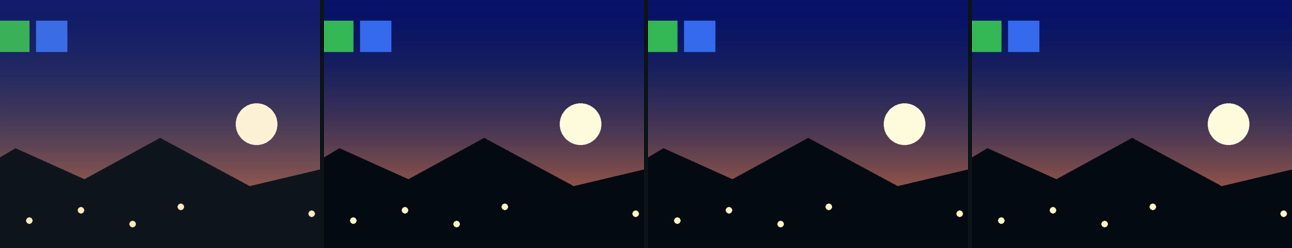
#> input picture assets/previews/effects/hyperframes/contrast.jpg, 1292 x 248 px
$ python -i image.py   (imports and definitions only)
#> lines starting #> are read from the running program, lines starting #| are printed output that depends on the picture; after the words box and inside, x2 and y2 are one past the last pixel; in counts of white or black regions, pixels touching at a corner belong together
"""Still images (thumbnails, posters, banners, ad frames, screenshots): tone, colour, detail, empty space, text-like
regions, faces, where the eye is pulled (spectral-residual saliency) and how that sits on the thirds, symmetry.

Measurements on pixels only (numpy/OpenCV, no model). Text-like regions are an MSER heuristic, not OCR; faces are
OpenCV's frontal Haar cascade. The caller looks at crops (evidence) before calling anything good.
"""
import math
from pathlib import Path
import numpy as np
from PIL import Image
from . import feature, register

ANALYSIS = 768  # long side used for measuring


def _rgb(im):
    """RGB pixels of any mode, and the share that was transparent. Transparency is laid over mid-grey (its hidden colour
    is not what a viewer sees); 16/32-bit greyscale is scaled to 8 bits instead of clipped."""
    alpha = None
    if im.mode in ("I;16", "I;16B", "I;16L", "I", "F"):
        a = np.asarray(im, dtype=np.float64)
        top = float(np.nanmax(a)) if a.size else 0.0
        scale = 257.0 if im.mode.startswith("I;16") or top > 255 else (1 / 255 if im.mode == "F" and top <= 1 else 1.0)
        im = Image.fromarray(np.clip(a / scale, 0, 255).astype(np.uint8)).convert("RGB")
    elif im.mode in ("RGBA", "LA", "PA") or (im.mode == "P" and "transparency" in im.info):
        im = im.convert("RGBA")
        alpha = np.asarray(im.getchannel("A"), dtype=np.float32) / 255
        grey = Image.new("RGBA", im.size, (128, 128, 128, 255))
        im = Image.alpha_composite(grey, im).convert("RGB")
    else:
        im = im.convert("RGB")
    return im, (float((alpha < .5).mean()) if alpha is not None else None)


def load(path, box=None):
    with Image.open(path) as im:
        im, _ = _rgb(im)
        if box:
            x, y, w, h = box
            W, H = im.size
            im = im.crop((int(x * W), int(y * H), max(int(x * W) + 1, int((x + w) * W)), max(int(y * H) + 1, int((y + h) * H))))
        size = im.size
        scale = ANALYSIS / max(size)
        if scale < 1:
            im = im.resize((max(1, round(size[0] * scale)), max(1, round(size[1] * scale))), Image.BILINEAR)
        return np.asarray(im, dtype=np.uint8), size


# [22 lines left out: functions _saliency, _attention, not called in this run]


def _text_like(gray):
    """Share of the frame covered by MSER regions shaped like glyphs, and how many there are (a heuristic)."""
    import cv2
    H, W = gray.shape
    if min(H, W) < 8:  # too small to hold a glyph (OpenCV's MSER also refuses 1-pixel strips)
        return None, None
    regions, boxes = cv2.MSER_create(delta=5, min_area=12, max_area=int(.02 * H * W)).detectRegions(gray)
    mask = np.zeros_like(gray, dtype=np.uint8)
    n = 0
    for x, y, w, h in boxes:
        if 6 <= h <= .25 * H and .1 <= w / max(1, h) <= 6:
            mask[y:y + h, x:x + w] = 1
            n += 1
    return float(mask.mean()), n


# [21 lines left out: functions _faces, _palette, not called in this run]


def _measure(rgb, size, full=True):
    import cv2
    gray = cv2.cvtColor(rgb, cv2.COLOR_RGB2GRAY)
    lum = gray.astype(np.float32) / 255
    hsv = cv2.cvtColor(rgb, cv2.COLOR_RGB2HSV)
    r, g, b = (rgb[..., i].astype(np.float32) for i in range(3))
    rg, yb = r - g, .5 * (r + g) - b
    colorful = math.hypot(rg.std(), yb.std()) + .3 * math.hypot(rg.mean(), yb.mean())
    edges = cv2.Canny(gray, 80, 200) > 0
    rows, cols = gray.shape[0] // 16, gray.shape[1] // 16
    empty = float((gray[:rows * 16, :cols * 16].reshape(rows, 16, cols, 16).std(axis=(1, 3)) < 6).mean()) if rows and cols else None
    text_share, text_n = _text_like(gray)
    f = {"luminance_mean": feature(float(lum.mean()), "0..1"), "contrast": feature(float(lum.std()), "0..1 (std of luminance)"),
         "saturation_mean": feature(float(hsv[..., 1].mean() / 255), "0..1"), "colorfulness": feature(colorful, "Hasler-Süsstrunk M"),
         "edge_density": feature(float(edges.mean()), "share of edge pixels"),
         "empty_space_share": feature(empty, "share of flat 16 px blocks"),
         "text_like_share": feature(text_share, "share (MSER heuristic, not OCR)"), "text_like_regions": feature(text_n, "regions")}
    if not full:
        return f
    W, H = size
    faces = _faces(gray)
    sal = _attention(gray)
    ys, xs = np.mgrid[0:sal.shape[0], 0:sal.shape[1]]
    # Where the eye goes first: the strongest 5 % of saliency, squared, so faint texture does not drag the focus.
    weight = sal ** 2 * (sal >= np.quantile(sal, .95))
    total = float(weight.sum()) + 1e-9
    cx, cy = float((weight * xs).sum() / total / sal.shape[1]), float((weight * ys).sum() / total / sal.shape[0])
    thirds = min(math.hypot(cx - a, cy - b) for a in (1 / 3, 2 / 3) for b in (1 / 3, 2 / 3))
    left, right = lum[:, :lum.shape[1] // 2], np.fliplr(lum)[:, :lum.shape[1] // 2]
    with np.errstate(invalid="ignore", divide="ignore"):
        corr = np.corrcoef(left.ravel(), right.ravel())[0, 1] if left.size > 1 else np.nan
    sym = float(corr) if np.isfinite(corr) else None  # a flat half has no pattern to mirror
    palette = _palette(rgb)
    f.update(width_px=feature(W, "px"), height_px=feature(H, "px"), aspect=feature(W / H, "width/height"),
             faces=feature(len(faces), "faces (frontal)"),
             face_area_share=feature(sum(w * h for _, _, w, h in faces) / (gray.shape[0] * gray.shape[1]), "share"),
             focus_x=feature(cx, "0..1 (saliency centroid)"), focus_y=feature(cy, "0..1 (saliency centroid)"),
             focus_to_thirds=feature(thirds, "distance to nearest thirds point (frame=1)"),
             focus_to_center=feature(math.hypot(cx - .5, cy - .5), "distance (frame=1)"),
             symmetry_lr=feature(sym, "correlation -1..1"),
             palette_colors_over_5pct=feature(sum(1 for p in palette if p["share"] >= .05), "colours"),
             palette=feature(palette, "dominant colours (k-means)"))
    return f, sal, faces


# [8 lines left out: function _regions, not called in this run]


class ImageSense:
    kind = "image"
    version = "3"
    extensions = (".png", ".jpg", ".jpeg", ".webp", ".bmp", ".gif", ".tif", ".tiff")
    spans = ("box",)

    def measure(self, path, options=None):
        rgb, size = load(path)
#> in load, im is the input picture: PIL image 1292x248 RGB; mean R, G, B 36.2, 37.6, 71.8
#> size = (1292, 248)
        feats, sal, _ = _measure(rgb, size)
#> in _measure, `gray = cv2.cvtColor(rgb, cv2.COLOR_RGB2GRAY)`:
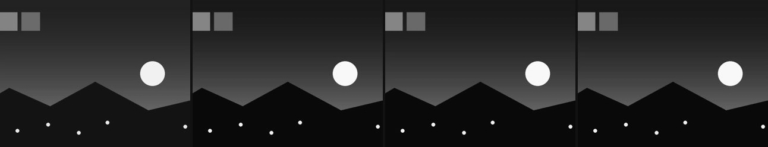
#> gray: shape (147, 768); min 5, max 250, mean 41.1
#> in _measure, `hsv = cv2.cvtColor(rgb, cv2.COLOR_RGB2HSV)`: hsv: shape (147, 768, 3); mean H, S, V 117.5, 164.2, 75.7
#> in _measure, `r, g, b = (rgb[..., i].astype(np.float32) for i in range(3))`:
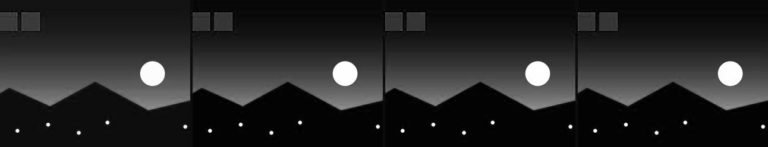
#> r: shape (147, 768) float32; min 0, max 255, mean 36.2
#> in _measure, `r, g, b = (rgb[..., i].astype(np.float32) for i in range(3))`:
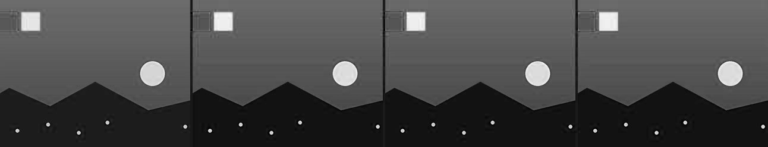
#> b: shape (147, 768) float32; min 4, max 246, mean 71.8
#> in _measure, `rg, yb = r - g, .5 * (r + g) - b`:
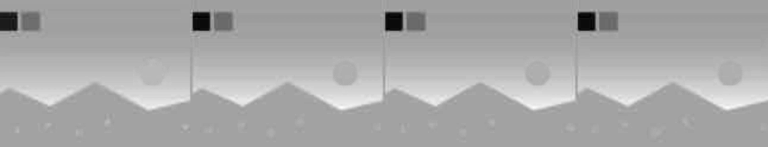
#> rg: shape (147, 768) float32; min -141, max 69, mean -1.5; drawn with min black and max white
#> in _measure, `rg, yb = r - g, .5 * (r + g) - b`:
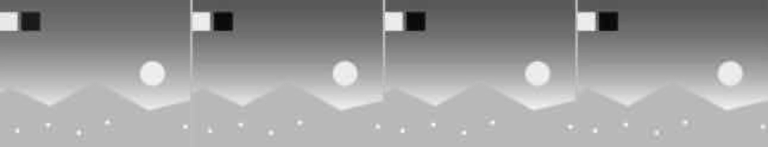
#> yb: shape (147, 768) float32; min -168.5, max 48.5, mean -34.9; drawn with min black and max white
#> in _measure, `colorful = math.hypot(rg.std(), yb.std()) + .3 * math.hypot(rg.mean(),..`: colorful = 51.25
#> in _measure, `edges = cv2.Canny(gray, 80, 200) > 0`:
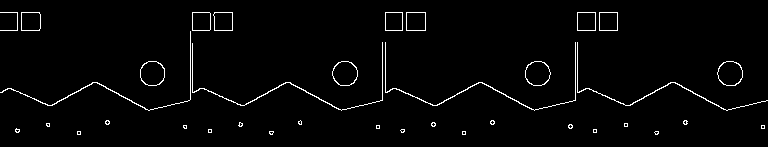
#> edges: shape (147, 768) bool; 2.2% white in thin lines or dots, all inside (x1, y1, x2, y2) = (0, 12, 768, 135)
#> in _measure, `empty = float((gray[:rows * 16, :cols * 16].reshape(rows, 16, cols, 16..`: empty = 0.632
#> in _text_like, `regions, boxes = cv2.MSER_create(delta=5, min_area=12, max_area=int(.0..`: regions = 197 items; boxes = 197 rows, first 6: [1, 13, 16, 18], [1, 12, 17, 19], [141, 62, 23, 23], [140, 62, 25, 24], [140, 62, 25, 24], [140, 62, 25, 24]
#> the loop in _text_like, `for x, y, w, h in boxes:` made 197 passes
#> (x, y, w, h) on passes 1 to 12: (1, 13, 16, 18), (1, 12, 17, 19), (141, 62, 23, 23), (140, 62, 25, 24), (140, 62, 25, 24), (140, 62, 25, 24), (140, 61, 25, 25), (140, 61, 25, 25), (140, 61, 25, 25), (140, 61, 25, 25), (140, 61, 25, 25), (140, 61, 25, 25)
#> after the loop in _text_like, `for x, y, w, h in boxes:`:
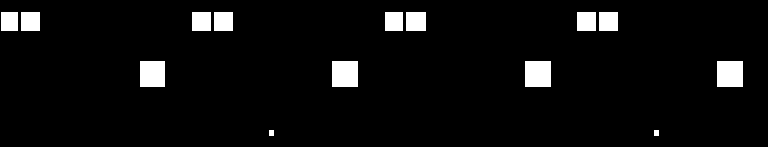
#> mask: shape (147, 768); values 0 (black) and 1 (white), 4.9% white; 14 white regions, largest, box (x1, y1, x2, y2) and area: (332, 61, 358, 87) 676, (525, 61, 551, 87) 676, (717, 61, 743, 87) 676
#> after the loop in _text_like, `for x, y, w, h in boxes:`: n = 93
#> in _measure, `text_share, text_n = _text_like(gray)`: text_share = 0.0495; text_n = 93
        with Image.open(path) as im:
            transparent = _rgb(im)[1]
        if transparent is not None:
            feats["transparent_share"] = feature(transparent, "share of pixels more than half transparent (shown over grey)")
        parts = [{"span": {"box": box}, "role_hint": "salient region", "features": self.measure_span(path, {"box": box})["features"]}
                 for box in _regions(sal)]
        return {"features": feats, "parts": parts, "notes": ["text_like_* is an MSER heuristic, not OCR; faces are frontal only"]}

    # [5 lines left out: function measure_span, not called in this run]

    def fingerprint(self, path, options=None):
        from .. import fingerprint
        return fingerprint.image(load(path)[0])

    def geometry(self, path, span, features, options=None):
        x, y, w, h = span["box"]
        return {"share": round(w * h, 4), "start_share": round(y, 4)}

    # [11 lines left out: function evidence, not called in this run]


# [1 line not run here, left out]

#> (the run stopped early here; a loop or call above may not have finished)

$ run again, on assets/previews/effects/hyperframes/archival_film.jpg
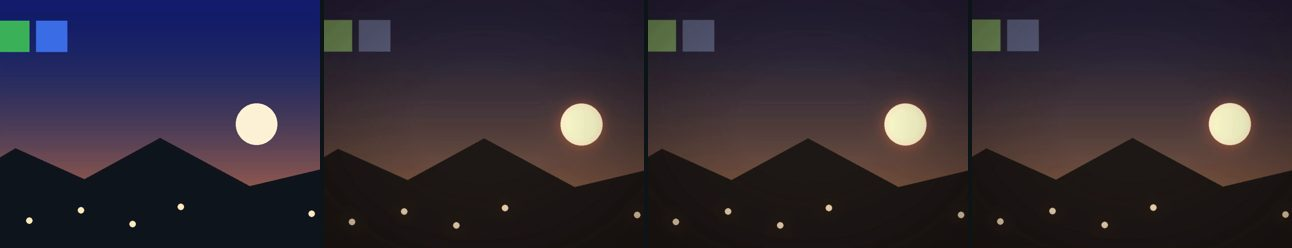
#> input picture assets/previews/effects/hyperframes/archival_film.jpg, 1292 x 248 px
#> in load, im is the input picture: PIL image 1292x248 RGB; mean R, G, B 48.4, 41.4, 51.6
#> im: PIL image 768x147 RGB
#> in measure, `rgb, size = load(path)`: size = (1292, 248)
#> hsv: shape (147, 768, 3); mean H, S, V 82.7, 92.2, 60.2
#> colorful = 31.06
#> in _measure, `edges = cv2.Canny(gray, 80, 200) > 0`:
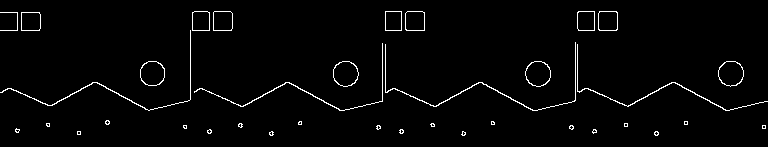
#> edges: shape (147, 768) bool; 2.2% white in thin lines or dots, all inside (x1, y1, x2, y2) = (0, 11, 768, 136)
#> empty = 0.634
#> regions = 182 items; boxes = 182 rows, first 6: [22, 13, 18, 17], [22, 13, 18, 18], [22, 12, 18, 19], [21, 12, 19, 19], [21, 12, 19, 19], [141, 62, 23, 23]
#> the loop in _text_like, `for x, y, w, h in boxes:` made 182 passes
#> after the loop in _text_like, `for x, y, w, h in boxes:`:
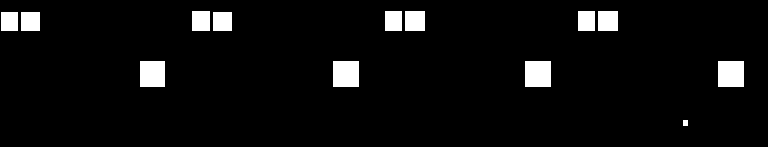
#> mask: shape (147, 768); values 0 (black) and 1 (white), 5% white; 13 white regions, largest, box (x1, y1, x2, y2) and area: (333, 61, 359, 87) 676, (525, 61, 551, 87) 676, (718, 61, 744, 87) 676
#> after the loop in _text_like, `for x, y, w, h in boxes:`: n = 93
#> text_share = 0.0495; text_n = 93

$ run again, on assets/previews/effects/hyperframes/boil.jpg
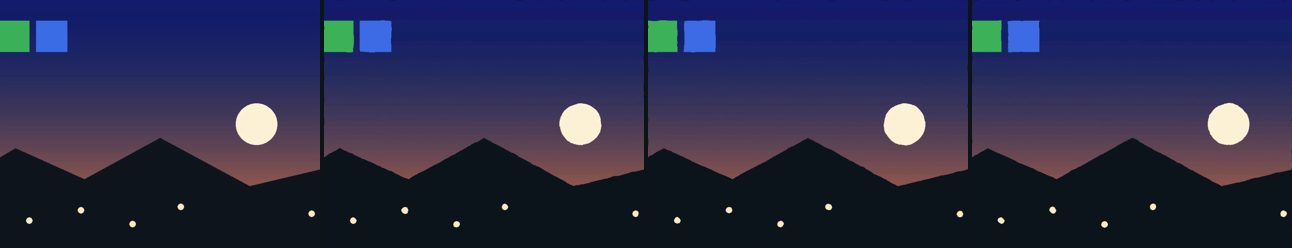
#> input picture assets/previews/effects/hyperframes/boil.jpg, 1292 x 248 px
#> in load, im is the input picture: PIL image 1292x248 RGB; mean R, G, B 41.8, 43.5, 75.4
#> im: PIL image 768x147 RGB
#> in measure, `rgb, size = load(path)`: size = (1292, 248)
#> hsv: shape (147, 768, 3); mean H, S, V 116.8, 140.8, 79.1
#> colorful = 47.97
#> in _measure, `edges = cv2.Canny(gray, 80, 200) > 0`:
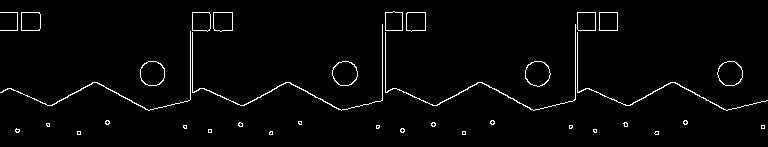
#> edges: shape (147, 768) bool; 2.3% white in thin lines or dots, all inside (x1, y1, x2, y2) = (0, 11, 768, 135)
#> empty = 0.623
#> regions = 216 items; boxes = 216 rows, first 6: [1, 13, 16, 18], [1, 12, 17, 19], [141, 62, 23, 23], [141, 62, 23, 23], [141, 62, 24, 24], [140, 62, 25, 24]
#> the loop in _text_like, `for x, y, w, h in boxes:` made 216 passes
#> after the loop in _text_like, `for x, y, w, h in boxes:`: n = 116
#> text_share = 0.0496; text_n = 116
